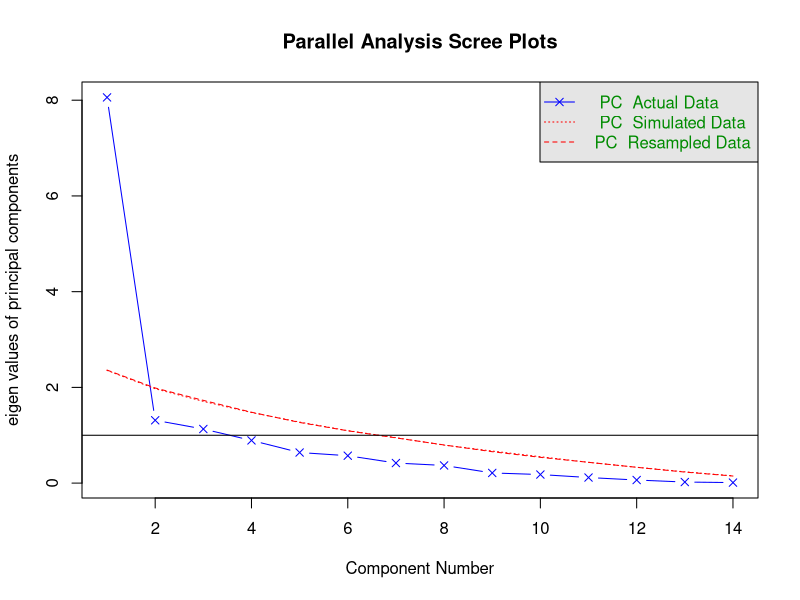
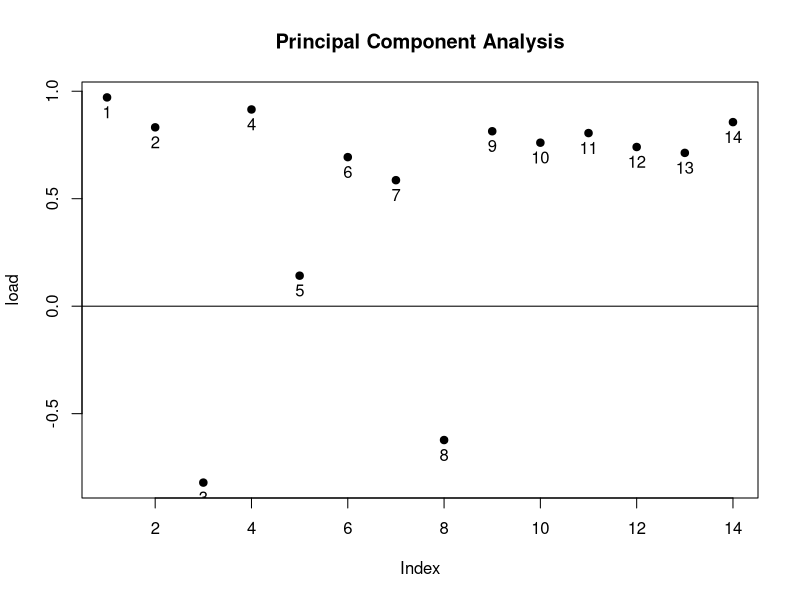
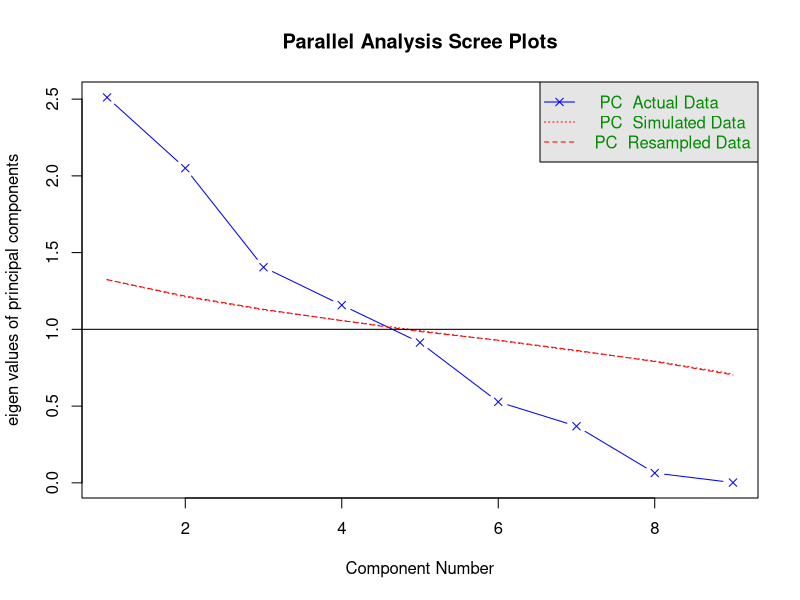
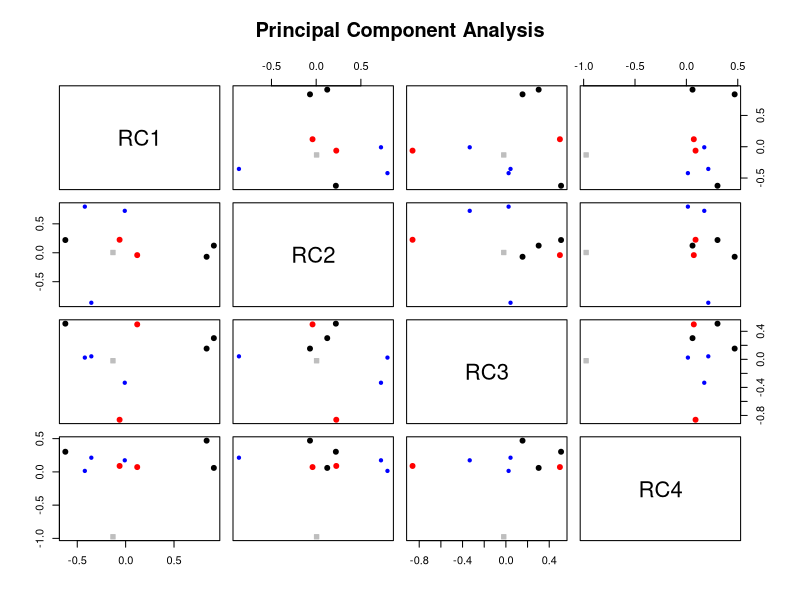
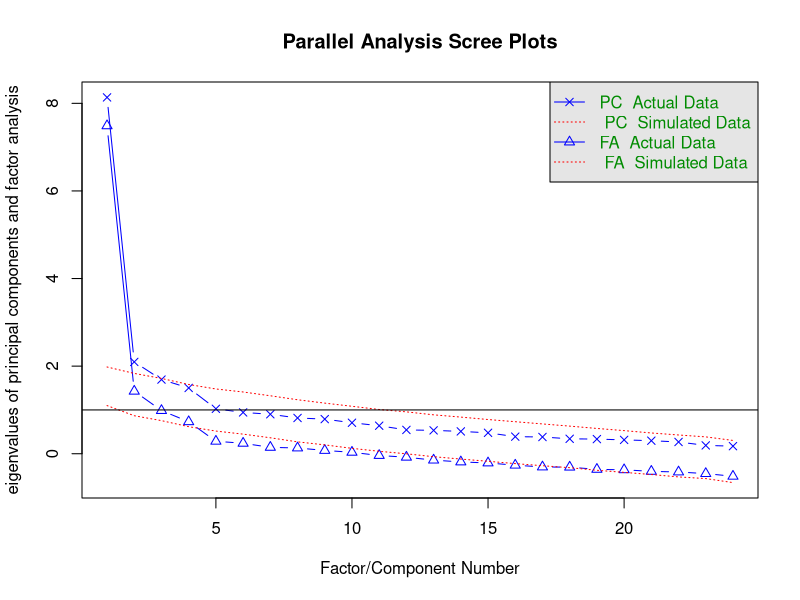
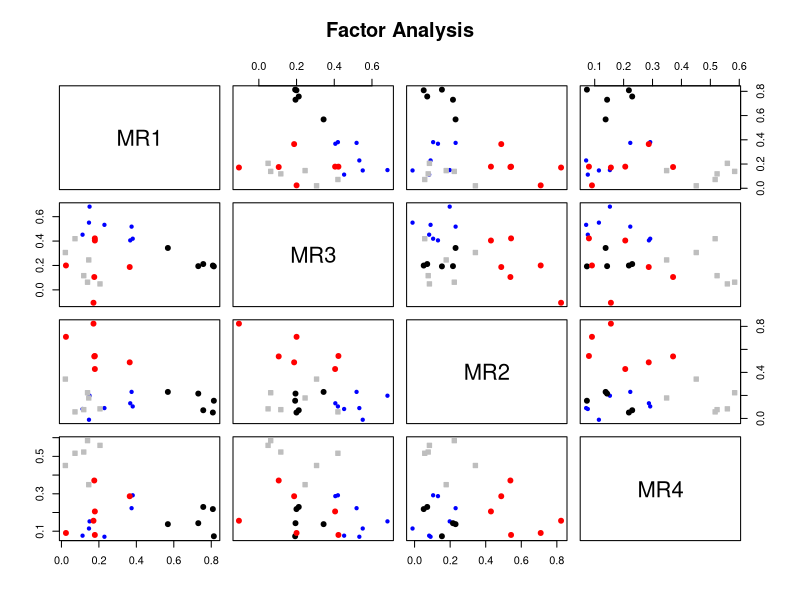
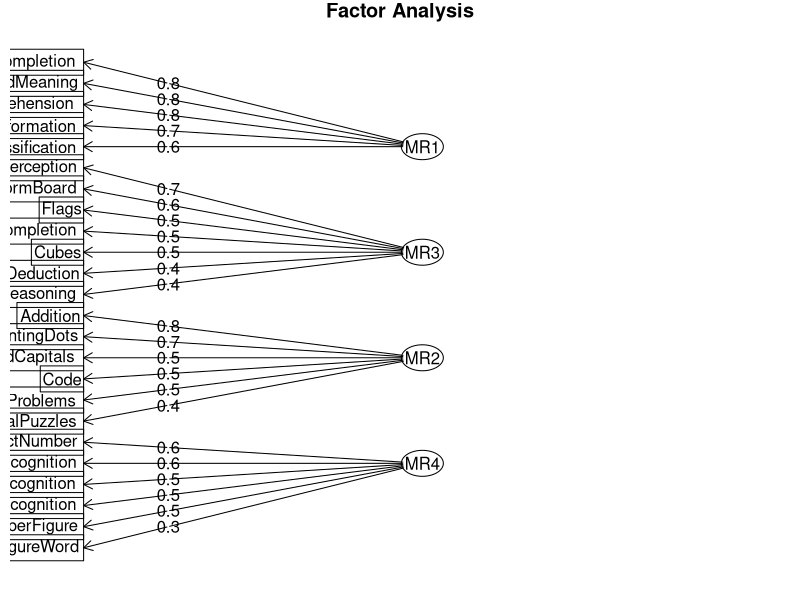
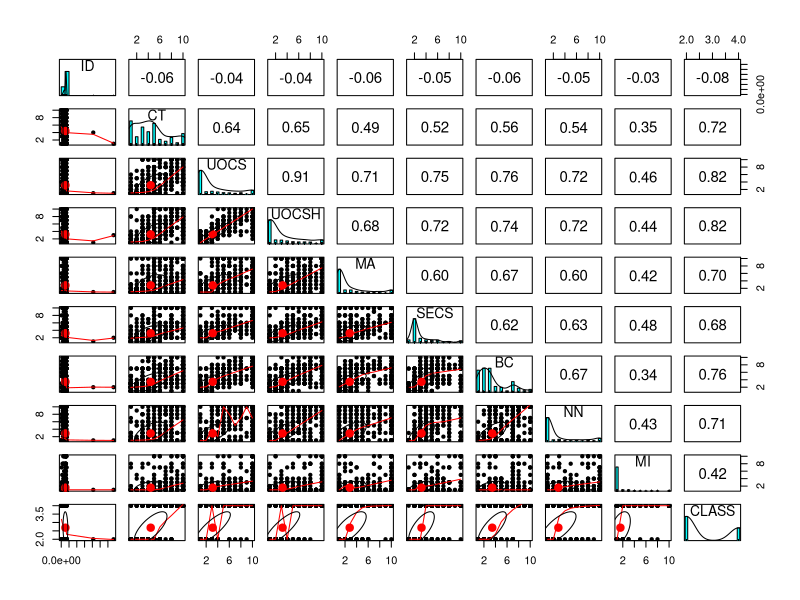

The R script that drew these images, in order:
## ---- chunk 1
library(readxl)
NHL <- read_excel("NHL.xlsx")
str(NHL)
NHL_new<-(NHL[,12:25])
library(psych)
fa.parallel(NHL_new,fa="pc",n.iter=100)
## ---- chunk 2
principal(NHL_new,nfactors=1,rotate="none")
## ---- chunk 3
principal(NHL_new,nfactors=1,rotate = "varimax")
## ---- chunk 4
pc_NHL<-principal(NHL_new,nfactors=1, score = TRUE)
head(pc_NHL$scores)
## ---- chunk 5
factor.plot(pc_NHL)

## ---- chunk 6

cor(pc_NHL$scores,NHL_new)

## ---- chunk 7
library(readxl)
Glass_Identification_Data <- read_excel("Glass Identification Data.xlsx")
fa.parallel(Glass_Identification_Data[,-c(1,11)],fa="pc",n.iter=100)
## ---- chunk 8
principal(Glass_Identification_Data[,-c(1,11)],nfactors=4,rotate="none")
## ---- chunk 9
principal(Glass_Identification_Data[,-c(1,11)],nfactors=4,rotate = "varimax")

## ---- chunk 10
pc_Glass<-principal(Glass_Identification_Data[,-c(1,11)],nfactors=4,score=TRUE)
head(pc_Glass$scores)
## ---- chunk 11
factor.plot(pc_Glass)
## ---- chunk 12
cor(pc_Glass$scores,Glass_Identification_Data)
## ---- chunk 13
Herman<-Harman74.cor$cov
fa.parallel(Herman)
## ---- chunk 14
fa(Herman,nfactors = 4,rotate ="none")

## ---- chunk 15
fa(Herman,nfactors = 4,rotate = "varimax")
## ---- chunk 16
fa_Herman<-fa(Herman,nfactors = 4,rotate = "varimax",scores="regression")
fa_Herman$score.cor
## ---- chunk 17
factor.plot(fa_Herman)
## ---- chunk 18
fa.diagram(fa_Herman)
## ---- chunk 19

## ---- chunk 20
breast_cancer_wisconsin <- read_excel("breast-cancer-wisconsin.xlsx")
bcw_new<- data.frame(breast_cancer_wisconsin[-7])
cor(bcw_new)
pairs.panels(bcw_new)
## ---- chunk 21
fa.parallel(bcw_new,n.iter=100)
## ---- chunk 22
fa(bcw_new,nfactors = 1,rotate ="none")
## ---- chunk 23
fa(bcw_new,nfactors = 1,rotate ="varimax")
## ---- chunk 24
fa_bcw<-fa(bcw_new,nfactors = 1,rotate ="varimax",scores="regression")
head(fa_bcw$scores)
## ---- chunk 25
factor.plot(fa_bcw)
## ---- chunk 26
fa.diagram(fa_bcw)
## ---- chunk 27

## ---- chunk 28
Vertebral_Column_Data <- read_excel("Vertebral Column Data.xlsx")
vcd<-data.matrix(Vertebral_Column_Data)
fa.parallel(vcd[,-1],n.iter=100)
## ---- chunk 29
dis<-dist(vcd)
scl<-cmdscale(dis,k=6)
head(scl)
## ---- chunk 30
factor.plot(scl)
## ---- chunk 31

